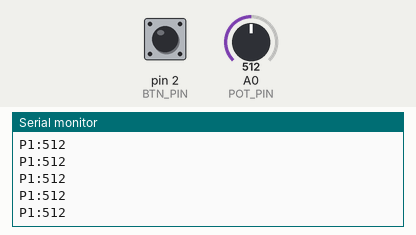
This sketch was run on a simulated Arduino Uno, built with avr-gcc and run on an emulated ATmega328P. Shown: the last lines printed to the serial monitor. The test bench sets the inputs (shaded band); at power-on: pin 2 (BTN_PIN) HIGH, A0 (POT_PIN) = 512.

Above: at 1.2 s.
1.3 s: pin 2 (BTN_PIN) pulled LOW for 0.15 s
At 1.37 s:
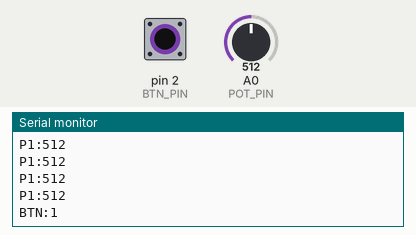
2.9 s: A0 (POT_PIN) set to 716
At 3.6 s:
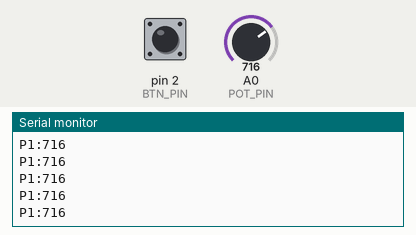
4.4 s: A0 (POT_PIN) set to 900
At 5.0 s:
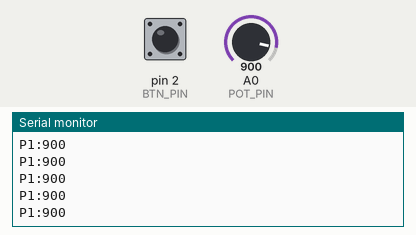
5.9 s: pin 2 (BTN_PIN) pulsed LOW 5 times (0.12 s each, 0.3 s apart)
At 6.58 s:
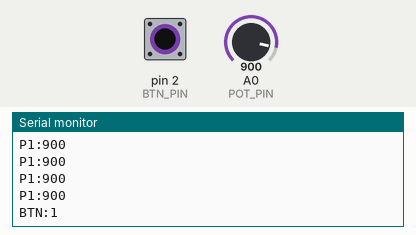
Timing chart, 0 to 8.9 s (numbered marks = the images above; inputs shaded):
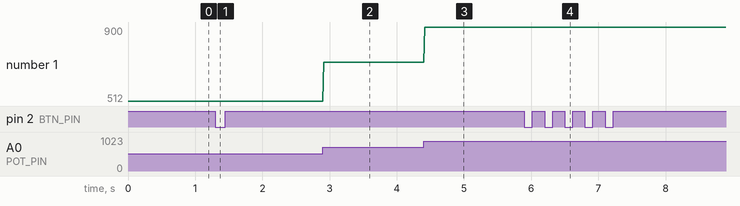

The sketch:

player1.ino
```cpp
/*
  CÓDIGO PONG - JOGADOR 1
  - Envia dados como "P1:valor"
  - Envia o botão como "BTN:1"
*/

// --- Pinos ---
const int POT_PIN = A0;   // Eixo Y (VRy) do Joystick
const int BTN_PIN = 2;    // Botão (SW) do Joystick

// --- Controle do Botão ---
int lastBtnState = HIGH; // Estado anterior (HIGH = solto)

void setup() {
  Serial.begin(9600);

  // Botão com resistor interno (conecte o pino SW ao GND)
  pinMode(BTN_PIN, INPUT_PULLUP);
}

void loop() {

  // --- Leitura do Joystick ---
  int potValue = analogRead(POT_PIN);

  // Envia o valor de P1
  Serial.print("P1:");
  Serial.println(potValue);

  // --- Leitura do Botão ---
  int btnState = digitalRead(BTN_PIN);

  // Checa se o botão FOI pressionado (transição de HIGH para LOW)
  if (btnState == LOW && lastBtnState == HIGH) {
    Serial.println("BTN:1");
    delay(50); // Anti-debounce
  }
  lastBtnState = btnState; // Salva o estado atual

  // Delay para estabilidade
  delay(20);
}
```

Measured:
- after the input at 1.3 s, the serial monitor: prints a new line at once (image 1)
- after the input at 2.9 s, the serial monitor: prints a new line at once (image 2)
- after the input at 4.4 s, the serial monitor: prints a new line at once (image 3)
- after the input at 5.9 s, the serial monitor: prints a new line at once (image 4)
- plotted number 1: 512 → 716 after the input at 2.9 s, 716 → 900 after the input at 4.4 s
